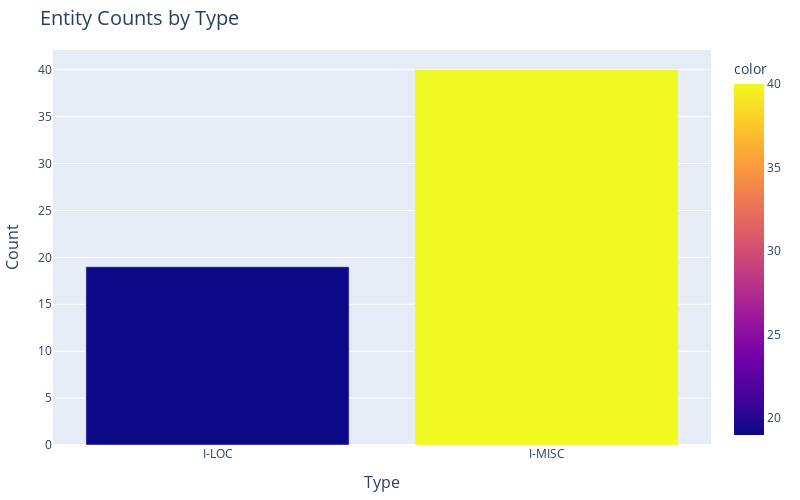

Source (notebook cell):
### Code cell
import plotly.express as px

# Interactive bar chart for entity counts
fig_bar = px.bar(
    entity_counts, 
    x=entity_counts.index, 
    y=entity_counts.values,
    labels={'x': 'Entity Type', 'y': 'Count'},
    color=entity_counts.values,
    title="Entity Counts by Type"
)
fig_bar.update_layout(
    title_font_size=20,
    xaxis_title_font_size=16,
    yaxis_title_font_size=16,
    margin=dict(l=50, r=50, t=50, b=50),  # Adjust margins
    height=500,  # Set chart height
    width=800    # Set chart width
)
fig_bar.show()

### Figure 1 — Plotly figure (JSON) as saved in the notebook; plotly's stock layout.template omitted (floating-point values rounded to 4 significant figures)
{"data": [{"alignmentgroup": "True", "hovertemplate": "Type=%{x}<br>Count=%{y}<br>color=%{marker.color}<extra></extra>", "legendgroup": "", "marker": {"color": [19, 40], "coloraxis": "coloraxis", "pattern": {"shape": ""}}, "name": "", "offsetgroup": "", "orientation": "v", "showlegend": false, "textposition": "auto", "type": "bar", "x": ["I-LOC", "I-MISC"], "xaxis": "x", "y": [19, 40], "yaxis": "y"}], "layout": {"barmode": "relative", "coloraxis": {"colorbar": {"title": {"text": "color"}}, "colorscale": [[0, "#0d0887"], [0.1111, "#46039f"], [0.2222, "#7201a8"], [0.3333, "#9c179e"], [0.4444, "#bd3786"], [0.5556, "#d8576b"], [0.6667, "#ed7953"], [0.7778, "#fb9f3a"], [0.8889, "#fdca26"], [1, "#f0f921"]]}, "height": 500, "legend": {"tracegroupgap": 0}, "margin": {"b": 50, "l": 50, "r": 50, "t": 50}, "title": {"font": {"size": 20}, "text": "Entity Counts by Type"}, "width": 800, "xaxis": {"anchor": "y", "domain": [0, 1], "title": {"font": {"size": 16}, "text": "Type"}}, "yaxis": {"anchor": "x", "domain": [0, 1], "title": {"font": {"size": 16}, "text": "Count"}}}}
